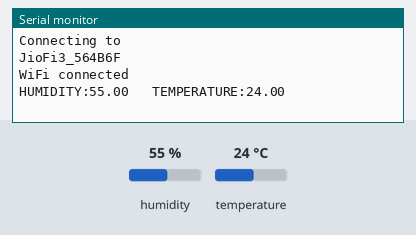
Bench run of a sketch on a simulated ESP8266 (NodeMCU). On the bench: the last lines printed to the serial monitor. The test bench sets the inputs (shaded band); at power-on: humidity 55 %, temperature 24 °C.

Above: at 2.7 s.
2.8 s: humidity set to 22 %
At 5.3 s:
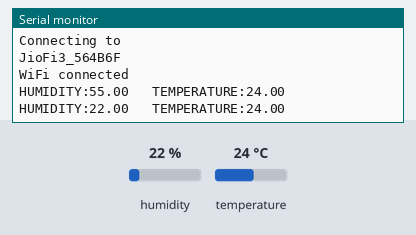
5.6 s: temperature set to 12 °C
At 7.7 s:
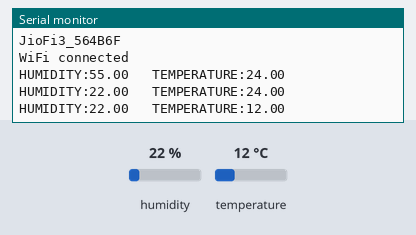
8.4 s: humidity set to 40 %
At 10.1 s:
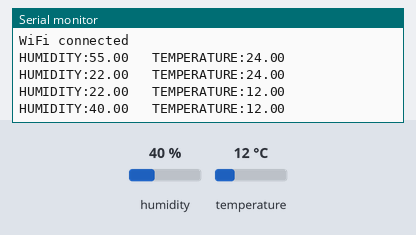
Timing chart, 0 to 11.6 s (numbered marks = the images above; inputs shaded):
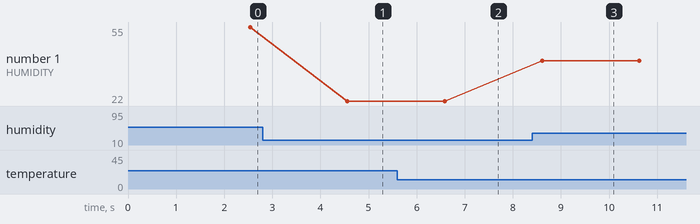

Measured:
- after the input at 2.8 s, the serial monitor: prints a new line after 1.8 s (image 1)
- after the input at 5.6 s, the serial monitor: prints a new line after 0.98 s (image 2)
- after the input at 8.4 s, the serial monitor: prints a new line after 0.21 s (image 3)
- plotted number 1: 55 → 22 after the input at 2.8 s, 22 → 40 after the input at 8.4 s

The sketch:

DHT11_Cayenne.ino
```cpp
#include <CayenneMQTTESP8266.h>
#include <DHT.h>
#define CAYENNE_DEBUG
#define CAYENNE_PRINT Serial
#define VC_0 0
#define VC_1 1
#define DHT_PIN 0
// WiFi network info.
char ssid[] = "JioFi3_564B6F";
char Pass[] = "x6mbnn9sz7";
// Cayenne authentication info. This should be obtained from the Cayenne Dashboard.
char username[] = "3f0f7260-4506-11ec-ad90-75ec5e25c7a4";
char password[] = "905de30f68c8b5905259506e89f89e1ab004216e";
char clientID[] = "c9aa9980-59bb-11ec-9f5b-45181495093e";
DHT dht(DHT_PIN,DHT11);
void setup() {
   Serial.begin(115200);
       delay(10);
       dht.begin();
       Serial.println("Connecting to ");
       Serial.println(ssid);
       Cayenne.begin(username, password, clientID, ssid, Pass);
      Serial.println("");
      Serial.println("WiFi connected");
}
void loop() {
	Cayenne.loop();
 float hum = dht.readHumidity();
 float temp = dht.readTemperature();
Cayenne.virtualWrite(VC_0,temp, "temp ", "c");
Cayenne.virtualWrite(VC_1,hum, "rel_hum  ", "p");
Serial.print("HUMIDITY:"); //Print on Serial Monitor
Serial.print(hum);
Serial.print("\t TEMPERATURE:"); //Print on Serial Monitor
Serial.print(temp);
Serial.println(" ");
delay(1000);
}
```
